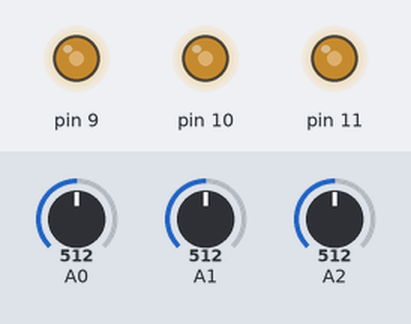
This sketch was run on a simulated Arduino Uno, built with avr-gcc and run on an emulated ATmega328P. Shown: output pins drawn as LEDs (lit = HIGH). The test bench sets the inputs (shaded band); at power-on: A0 = 512, A1 = 512, A2 = 512. What the sketch prints to the serial monitor is not drawn.

Above: at 1.2 s.
1.3 s: A0 set to 716
At 2.0 s:
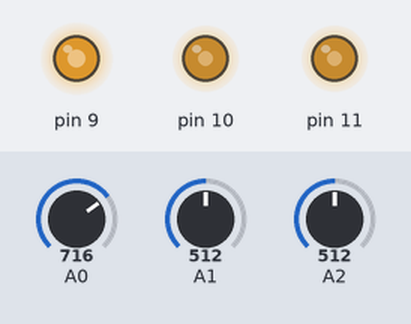
2.8 s: A1 set to 716
At 3.1 s:
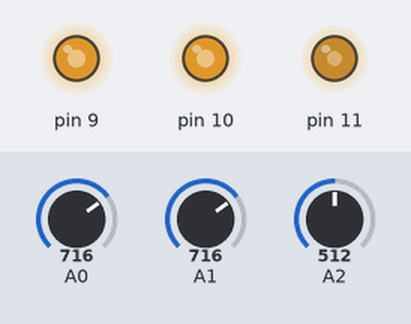
4.3 s: A2 set to 716
At 5.4 s:
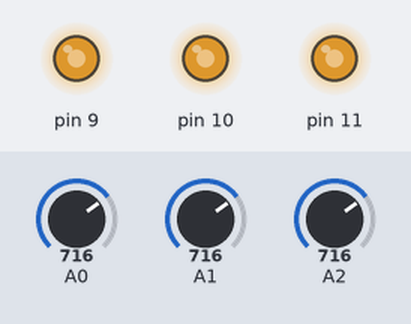
5.8 s: A0 set to 900
At 6.6 s:
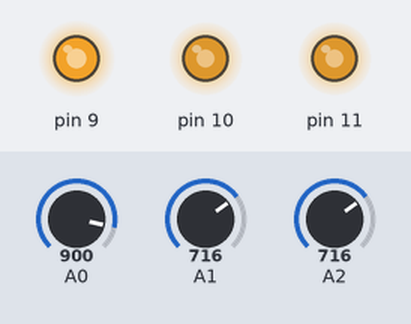
7.3 s: A1 set to 900
At 7.7 s:
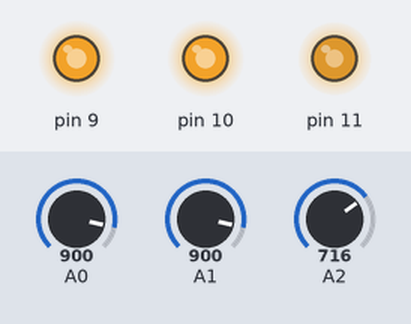
8.8 s: A2 set to 900
At 10.1 s:
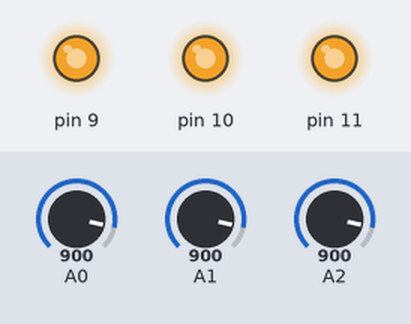
Timing chart, 0 to 11.3 s (numbered marks = the images above; inputs shaded):
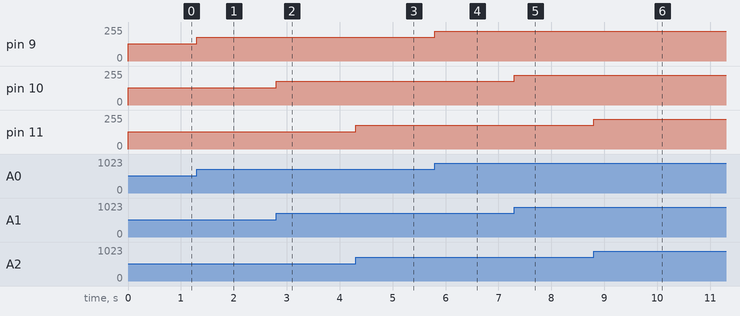

The sketch:

leds2.ino
```cpp
int potR;
int potB;
int potG;


void setup()
{
  Serial.begin(9600);
  Serial.println('V1.0');
  pinMode(9, OUTPUT);
  pinMode(10, OUTPUT);
  pinMode(11, OUTPUT);
}

void loop()
{
  potR = analogRead(0)/4;
  potB = analogRead(1)/4;
  potG = analogRead(2)/4;
  analogWrite(9, potR);
  analogWrite(10, potB);
  analogWrite(11, potG);

}
```

Measured:
- after the input at 1.3 s, pin 9: 128/255 → 179/255 at once
- after the input at 2.8 s, pin 10: 128/255 → 179/255 at once
- after the input at 4.3 s, pin 11: 128/255 → 179/255 at once
- after the input at 5.8 s, pin 9: 179/255 → 225/255 at once
- after the input at 7.3 s, pin 10: 179/255 → 225/255 at once
- after the input at 8.8 s, pin 11: 179/255 → 225/255 at once
